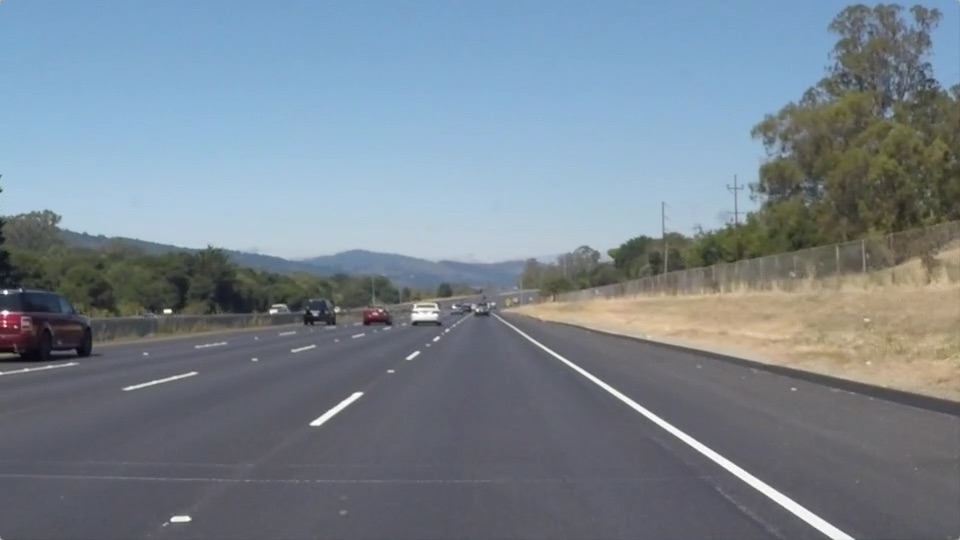
#> input picture CarND-LaneLines-P1-master/test_images/solidWhiteRight.jpg, 960 x 540 px
$ jupyter execute --allow-errors P1.ipynb   (shell and % lines are left out)
#> lines starting #> are read from the running program, lines starting #| are printed output that depends on the picture; after the words box and inside, x2 and y2 are one past the last pixel; in counts of white or black regions, pixels touching at a corner belong together
# Self-Driving Car Engineer Nanodegree

## Project: **Finding Lane Lines on the Road**
***
In this project, you will use the tools you learned about in the lesson to identify lane lines on the road.  You can develop your pipeline on a series of individual images, and later apply the result to a video stream (really just a series of images). Check out the video clip "raw-lines-example.mp4" (also contained in this repository) to see what the output should look like after using the helper functions below.

Once you have a result that looks roughly like "raw-lines-example.mp4", you'll need to get creative and try to average and/or extrapolate the line segments you've detected to map out the full extent of the lane lines.  You can see an example of the result you're going for in the video "P1_example.mp4".  Ultimately, you would like to draw just one line for the left side of the lane, and one for the right.

In addition to implementing code, there is a brief writeup to complete. The writeup should be completed in a separate file, which can be either a markdown file or a pdf document. There is a [write up template](https://github.com/udacity/CarND-LaneLines-P1/blob/master/writeup_template.md) that can be used to guide the writing process. Completing both the code in the Ipython notebook and the writeup template will cover all of the [rubric points](https://review.udacity.com/#!/rubrics/322/view) for this project.

---
Let's have a look at our first image called 'test_images/solidWhiteRight.jpg'.  Run the 2 cells below (hit Shift-Enter or the "play" button above) to display the image.

**Note: If, at any point, you encounter frozen display windows or other confounding issues, you can always start again with a clean slate by going to the "Kernel" menu above and selecting "Restart & Clear Output".**

---

**The tools you have are color selection, region of interest selection, grayscaling, Gaussian smoothing, Canny Edge Detection and Hough Tranform line detection.  You  are also free to explore and try other techniques that were not presented in the lesson.  Your goal is piece together a pipeline to detect the line segments in the image, then average/extrapolate them and draw them onto the image for display (as below).  Once you have a working pipeline, try it out on the video stream below.**

---

<figure>

 <figcaption>
 <p></p>
 <p style="text-align: center;"> Your output should look something like this (above) after detecting line segments using the helper functions below </p>
 </figcaption>
</figure>
 <p></p>
<figure>

 <figcaption>
 <p></p>
 <p style="text-align: center;"> Your goal is to connect/average/extrapolate line segments to get output like this</p>
 </figcaption>
</figure>

**Run the cell below to import some packages.  If you get an `import error` for a package you've already installed, try changing your kernel (select the Kernel menu above --> Change Kernel).  Still have problems?  Try relaunching Jupyter Notebook from the terminal prompt.  Also, see [this forum post](https://carnd-forums.udacity.com/cq/viewquestion.action?spaceKey=CAR&id=29496372&questionTitle=finding-lanes---import-cv2-fails-even-though-python-in-the-terminal-window-has-no-problem-with-import-cv2) for more troubleshooting tips.**

## Import Packages

[cell 1]
#importing some useful packages
import matplotlib.pyplot as plt
import matplotlib.image as mpimg
import numpy as np
import cv2

## Read in an Image

[cell 2]
#reading in an image
image = mpimg.imread('test_images/solidWhiteRight.jpg')
#> image is the input picture: shape (540, 960, 3); mean R, G, B 120.3, 132.6, 143.7

#printing out some stats and plotting
print('This image is:', type(image), 'with dimensions:', image.shape)
#| This image is: <class 'numpy.ndarray'> with dimensions: (540, 960, 3)
#| This image is: <class 'numpy.ndarray'> with dimensions: (540, 960, 3)
plt.imshow(image)  # if you wanted to show a single color channel image called 'gray', for example, call as plt.imshow(gray, cmap='gray')

## Ideas for Lane Detection Pipeline

**Some OpenCV functions (beyond those introduced in the lesson) that might be useful for this project are:**

`cv2.inRange()` for color selection
`cv2.fillPoly()` for regions selection
`cv2.line()` to draw lines on an image given endpoints
`cv2.addWeighted()` to coadd / overlay two images
`cv2.cvtColor()` to grayscale or change color
`cv2.imwrite()` to output images to file
`cv2.bitwise_and()` to apply a mask to an image

**Check out the OpenCV documentation to learn about these and discover even more awesome functionality!**

## Helper Functions

Below are some helper functions to help get you started. They should look familiar from the lesson!

[cell 3]
import math

def grayscale(img):
    """Applies the Grayscale transform
    This will return an image with only one color channel
    but NOTE: to see the returned image as grayscale
    (assuming your grayscaled image is called 'gray')
    you should call plt.imshow(gray, cmap='gray')"""
    return cv2.cvtColor(img, cv2.COLOR_RGB2GRAY)
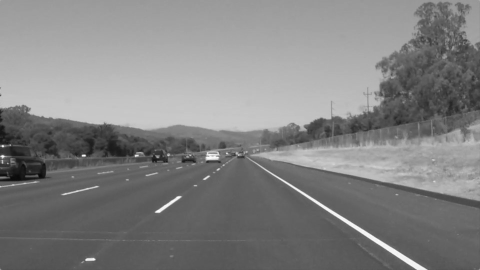
#> returned value: shape (540, 960) (shown at 1/2 size); min 8, max 255, mean 130.1
    # Or use BGR2GRAY if you read an image with cv2.imread()
    # return cv2.cvtColor(img, cv2.COLOR_BGR2GRAY)

def canny(img, low_threshold, high_threshold):
    """Applies the Canny transform"""
#> called with low_threshold = 50, high_threshold = 150
    return cv2.Canny(img, low_threshold, high_threshold)
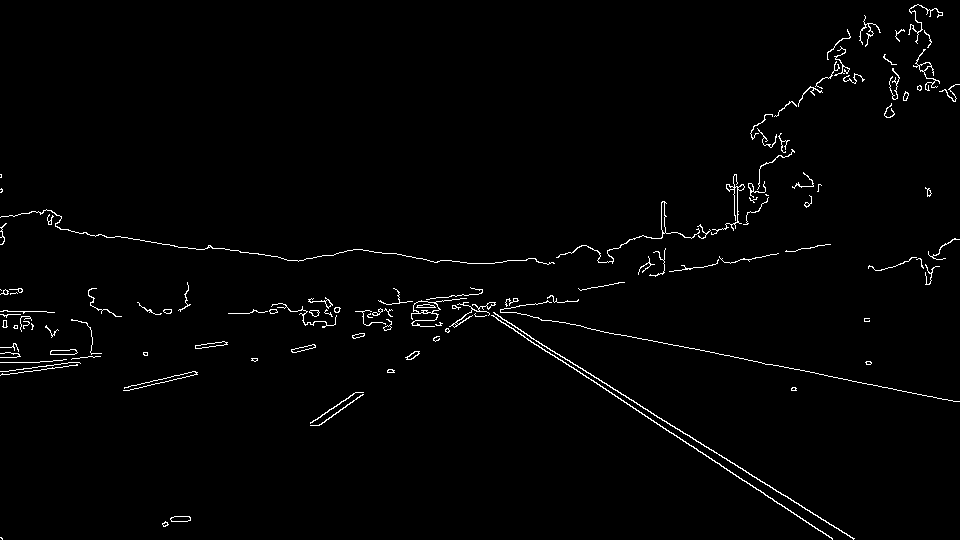
#> returned value: shape (540, 960); 1.5% white in thin lines or dots

def gaussian_blur(img, kernel_size):
    """Applies a Gaussian Noise kernel"""
    return cv2.GaussianBlur(img, (kernel_size, kernel_size), 0)

def region_of_interest(img, vertices):
    """
    Applies an image mask.

    Only keeps the region of the image defined by the polygon
    formed from `vertices`. The rest of the image is set to black.
    """
    #defining a blank mask to start with
    mask = np.zeros_like(img)

    #defining a 3 channel or 1 channel color to fill the mask with depending on the input image
    if len(img.shape) > 2:
        channel_count = img.shape[2]  # i.e. 3 or 4 depending on your image
        ignore_mask_color = (255,) * channel_count
    else:
        ignore_mask_color = 255

    #filling pixels inside the polygon defined by "vertices" with the fill color
    cv2.fillPoly(mask, vertices, ignore_mask_color)

    #returning the image only where mask pixels are nonzero
    masked_image = cv2.bitwise_and(img, mask)
    return masked_image

'''
Idea for drawing lines:
    Run the drawn lines back through the Hough transform and cluster points together with a ML clustering algorithm.
    Take average of each of the clusters and print as a single line.
'''
def draw_lines(img, lines, color=[150, 0, 255], thickness=10):
    """
    NOTE: this is the function you might want to use as a starting point once you want to
    average/extrapolate the line segments you detect to map out the full
    extent of the lane (going from the result shown in raw-lines-example.mp4
    to that shown in P1_example.mp4).

    Think about things like separating line segments by their
    slope ((y2-y1)/(x2-x1)) to decide which segments are part of the left
    line vs. the right line.  Then, you can average the position of each of
    the lines and extrapolate to the top and bottom of the lane.

    This function draws `lines` with `color` and `thickness`.
    Lines are drawn on the image inplace (mutates the image).
    If you want to make the lines semi-transparent, think about combining
    this function with the weighted_img() function below
    """
    for line in lines:
        for x1,y1,x2,y2 in line:
            cv2.line(img, (x1, y1), (x2, y2), color, thickness)

def hough_lines(img, rho, theta, threshold, min_line_len, max_line_gap):
    """
    `img` should be the output of a Canny transform.

    Returns an image with hough lines drawn.
    """
    lines = cv2.HoughLinesP(img, rho, theta, threshold, np.array([]), minLineLength=min_line_len, maxLineGap=max_line_gap)
    line_img = np.zeros((img.shape[0], img.shape[1], 3), dtype=np.uint8)
    draw_lines(line_img, lines)
    return lines, line_img

# Python 3 has support for cool math symbols.

def weighted_img(img, initial_img, α=0.8, β=1., λ=0.):
    """
    `img` is the output of the hough_lines(), An image with lines drawn on it.
    Should be a blank image (all black) with lines drawn on it.

    `initial_img` should be the image before any processing.

    The result image is computed as follows:

    initial_img * α + img * β + λ
    NOTE: initial_img and img must be the same shape!
    """
    return cv2.addWeighted(initial_img, α, img, β, λ)

## Test Images

Build your pipeline to work on the images in the directory "test_images"
**You should make sure your pipeline works well on these images before you try the videos.**

[cell 4]
import os
os.listdir("test_images/")

[cell 5]
#Trying out different images:
#image = mpimg.imread('test_images/solidWhiteCurve.jpg')
image = mpimg.imread('test_images/solidWhiteRight.jpg')
# [6 lines of commented-out code are left out]
print('This image is:', type(image), 'with dimensions:', image.shape)
plt.imshow(image)

## Build a Lane Finding Pipeline

Build the pipeline and run your solution on all test_images. Make copies into the `test_images_output` directory, and you can use the images in your writeup report.

Try tuning the various parameters, especially the low and high Canny thresholds as well as the Hough lines parameters.

[cell 6]
#Built my own Hough Transform
def simple_Hough_transform(lines):
    '''
    IN: Numpy array of lines defined by endpoints.(Output by the (modified) hough_lines function)
    OUT:Numpy array of a set of points in Hough space in the form (rho, theta).

    y = mx + b
    m = (y1 - y0)/(x1 - x0)
    b = y - mx
    '''
    lst = []
    # [5 lines of commented-out code are left out]
    for line in lines:
        x0 = line[0][0]
        y0 = line[0][1]
        x1 = line[0][2]
        y1 = line[0][3]

        m = (y1 - y0)/(x1 - x0)

        b = y0 - m*x0
        lst.append([m,b])
    return lst

[cell 7]
from sklearn.cluster import KMeans
from sklearn.preprocessing import Imputer

def kmeans_cluster(n,X):
    #X = np.array(X)
    #print(np.any(np.isnan(X)))
    X = np.array(X)
    #print(X.shape)
    if X.shape[1] == 0:
        print("FOUND 0 333333333333")
        X = np.array[[1,2][3,4]]
    #X.astype(np.float32)
    #X = np.nan_to_num(X)

    #algorithm='full'

    X = Imputer().fit_transform(X)
    kmeans = KMeans(n_clusters=n, random_state=0).fit(X)
    return kmeans.cluster_centers_

[cell 8]
# TODO: Build your pipeline that will draw lane lines on the test_images
# then save them to the test_images directory.

# Grayscale the image
gray = grayscale(image)

# Define a kernel size and apply Gaussian smoothing
kernel_size = 5
blur_gray = gaussian_blur(gray, kernel_size)

# Define our parameters for Canny and apply
low_threshold = 50
high_threshold = 150
edges = canny(blur_gray, low_threshold, high_threshold)

# Next we'll create a masked edges image using cv2.fillPoly()
mask = np.zeros_like(edges)
ignore_mask_color = 255

# This time we are defining a four sided polygon to mask
imshape = image.shape
top_right_vertex = (525,310)
top_left_vertex = (460,310)
bottow_right_vertex = (910,imshape[0])
bottom_left_vertex = (80,imshape[0])
vertices = np.array([[bottom_left_vertex,top_left_vertex, top_right_vertex, bottow_right_vertex]], dtype=np.int32)
masked_edges = region_of_interest(edges, vertices)
#> in region_of_interest, `cv2.fillPoly(mask, vertices, ignore_mask_color)`:
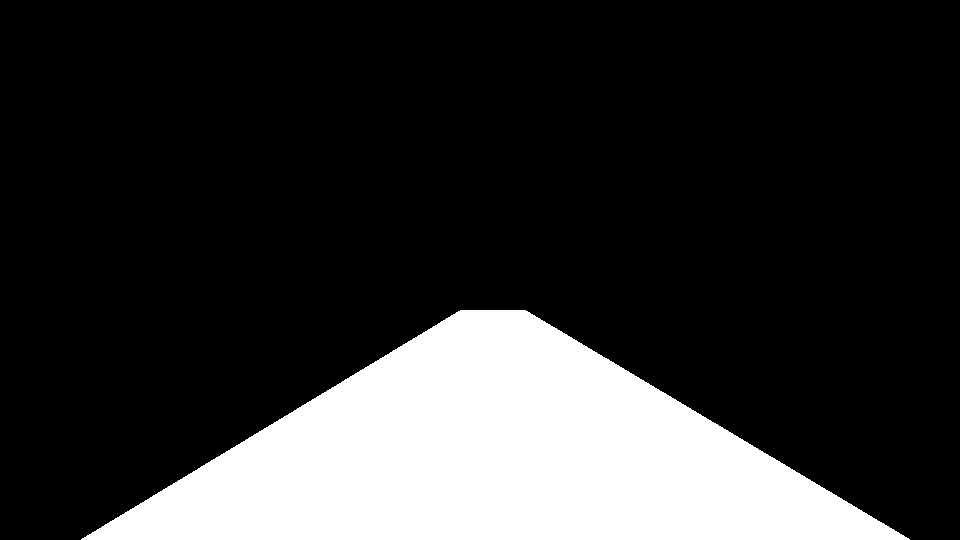
#> mask: shape (540, 960); 19.9% white; 1 white region, box (x1, y1, x2, y2) and area: (81, 310, 910, 540) 103078
#> in region_of_interest, `masked_image = cv2.bitwise_and(img, mask)`:
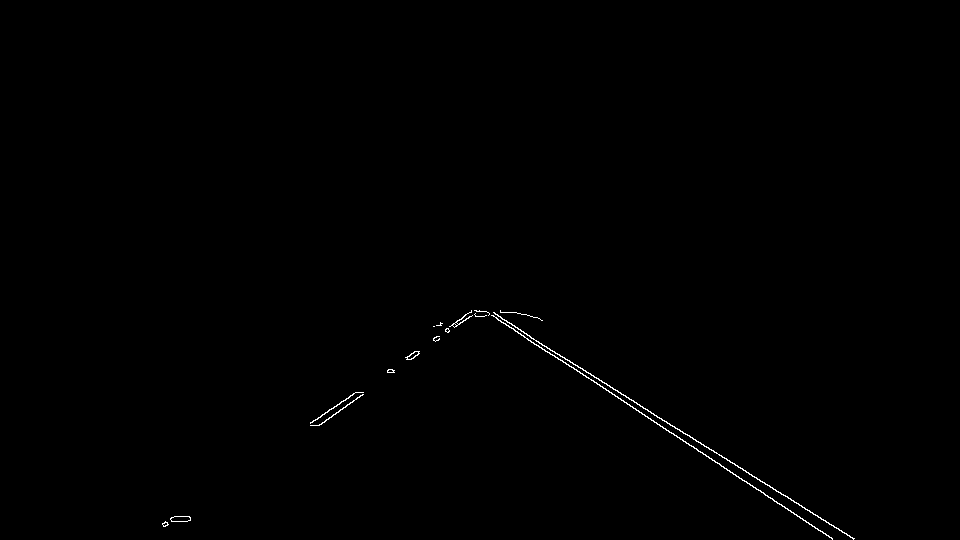
#> masked_image: shape (540, 960); 0.32% white in thin lines or dots, all inside (x1, y1, x2, y2) = (162, 310, 855, 540)

# Define the Hough transform parameters
# Make a blank the same size as our image to draw on
rho = 1 # distance resolution in pixels of the Hough grid
theta = np.pi/180 # angular resolution in radians of the Hough grid
threshold = 2     # minimum number of votes (intersections in Hough grid cell)
min_line_length = 20 #minimum number of pixels making up a line
max_line_gap = 3    # maximum gap in pixels between connectable line segments
line_image = np.copy(image)*0 # creating a blank to draw lines on
#> line_image: shape (540, 960, 3); every value is 0

# Run Hough on edge detected image
# Output "lines" is an array containing endpoints of detected line segments
lines, line_image = hough_lines(masked_edges, rho, theta, threshold, min_line_length, max_line_gap)
#> in hough_lines, `lines = cv2.HoughLinesP(img, rho, theta, threshold, np.array([]), minL..`: lines = 19 rows, first 6: [514, 330, 541, 347], [494, 313, 653, 413], [651, 420, 676, 435], [828, 522, 852, 538], [331, 417, 361, 395], [618, 398, 644, 414]
#> the loop in draw_lines, `for line in lines:` made 19 passes
# Create a "color" binary image to combine with line image
color_edges = np.dstack((edges, edges, edges))
#> color_edges: shape (540, 960, 3); 1.5% white in thin lines or dots

# Draw the lines on the edge image
lines_edges = weighted_img(color_edges, line_image, α=0.8, β=1., λ=0.)
#plt.imshow(lines_edges)
plt.imshow(lines_edges)

[cell 9]
#Run a simple Hough transform and plot the points to see the clusters that define similar lines.
'''
I used rectangular coordinants becuase they are easier for me to impliment, but this could be converted to a polar
#version pretty easily.
'''
X = np.array(simple_Hough_transform(lines))
#> the loop in simple_Hough_transform, `for line in lines:` made 19 passes
#> (x0, y0, x1, y1, m, b) on passes 1 to 8: (514, 330, 541, 347, 0.63, 6.37), (494, 313, 653, 413, 0.629, 2.31), (651, 420, 676, 435, 0.6, 29.4), (828, 522, 852, 538, 0.667, -30), (331, 417, 361, 395, -0.733, 659.7), (618, 398, 644, 414, 0.615, 17.69), (648, 411, 692, 437, 0.591, 28.09), (743, 470, 769, 485, 0.577, 41.35)
#> after the loop in simple_Hough_transform, `for line in lines:`: lst = 19 items, first 6: [0.63, 6.37], [0.629, 2.31], [0.6, 29.4], [0.667, -30], [-0.733, 659.7], [0.615, 17.69]
#> X = 19 rows, first 8: [0.63, 6.37], [0.629, 2.31], [0.6, 29.4], [0.667, -30], [-0.733, 659.7], [0.615, 17.69], [0.591, 28.09], [0.577, 41.35]
print(X.T)
#| [[ 6.29629630e-01  6.28930818e-01  6.00000000e-01  6.66666667e-01
#|   -7.33333333e-01  6.15384615e-01  5.90909091e-01  5.76923077e-01
#|   -6.95652174e-01  6.30434783e-01  2.40000000e-01  6.31578947e-01
#|    6.00000000e-01  6.40000000e-01  6.36363636e-01  6.52173913e-01
#|    6.21621622e-01  6.50000000e-01  6.25000000e-01]
#|  [ 6.37037037e+00  2.30817610e+00  2.94000000e+01 -3.00000000e+01
#> (further printed lines are left out)
plt.scatter(X.T[0],X.T[1])
plt.title('All lines in Hough Space')
plt.xlabel('m (Slope)')
plt.ylabel('b (Intercept)')
plt.show()
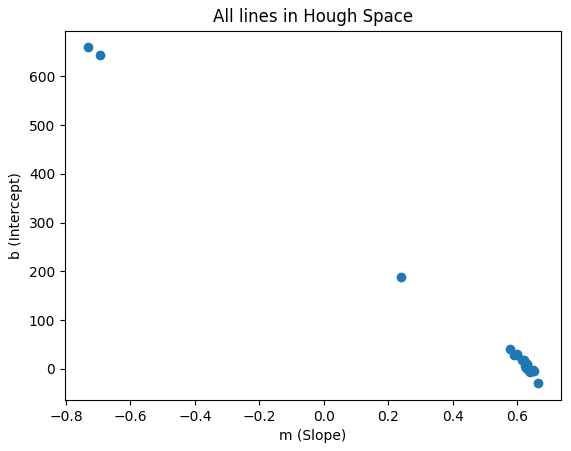
#> figure drawn by matplotlib, 1 panel

[cell 10]
'''
Implimenting K-Means clustering to average the lines various lines together into n distinct lines.
Set n: number of lines that will be detected (this may need to tuned depending on the situation).
'''
n = 2 #This assumes that we are expecting to find exactly two lines in the polygon.
Z = simple_Hough_transform(lines)
#> the loop in simple_Hough_transform (call 2), `for line in lines:` made 19 passes
#> (the rest of the program and of its run is left out)
